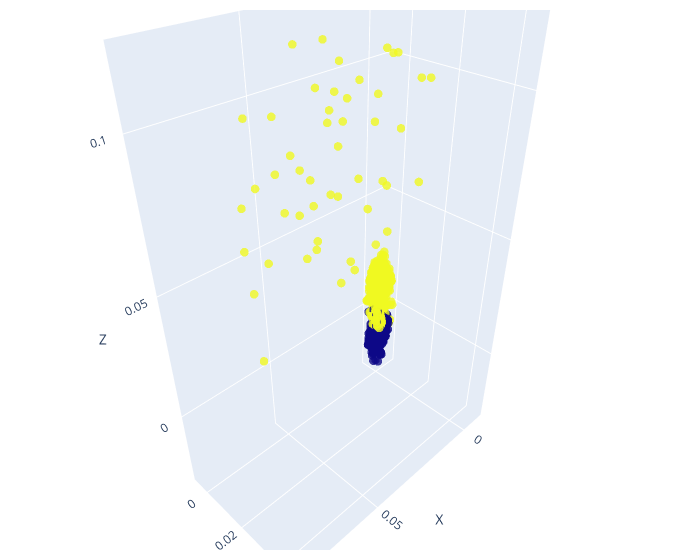

Here is the notebook cell this chart was saved with:
### Code cell
k = 1
ee_pose[k:, 0] - ee_pose[:-k, 0], ee_pose[k:, 1]- ee_pose[:-k, 1], ee_pose[k:, 2]- ee_pose[:-k, 2]

import numpy as np
import plotly.graph_objects as go

# Sample 3D data
x, y, z = ee_pose[k:, 0] - ee_pose[:-k, 0], ee_pose[k:, 1]- ee_pose[:-k, 1], ee_pose[k:, 2]- ee_pose[:-k, 2]


# Create a 3D scatter plot
fig = go.Figure(data=[go.Scatter3d(x=x, y=y, z=z, mode='markers',
                                   marker=dict(size=5,
                                               color=actions[:,-1], # z,  # set color to an array/list of desired values
                                               #colorscale='inferno',  # choose a colorscale
                                               opacity=0.8))])

# Make the plot interactive by allowing user to rotate, zoom, etc.
fig.update_layout(scene=dict(
                    xaxis_title='X',
                    yaxis_title='Y',
                    zaxis_title='Z'),
                  width=700,
                  margin=dict(r=20, b=10, l=10, t=10))

fig.show()

### Figure 1 — Plotly figure (JSON) as saved in the notebook; plotly's stock layout.template omitted (floating-point values rounded to 4 significant figures; data arrays with more than 128 entries replaced by an {"elided": "..."} marker saying what was removed)
{"data": [{"marker": {"color": {"elided": "2829 int values"}, "opacity": 0.8, "size": 5}, "mode": "markers", "type": "scatter3d", "x": {"elided": "2828 float values"}, "y": {"elided": "2828 float values"}, "z": {"elided": "2828 float values"}}], "layout": {"margin": {"b": 10, "l": 10, "r": 20, "t": 10}, "scene": {"xaxis": {"title": {"text": "X"}}, "yaxis": {"title": {"text": "Y"}}, "zaxis": {"title": {"text": "Z"}}}, "width": 700}}
